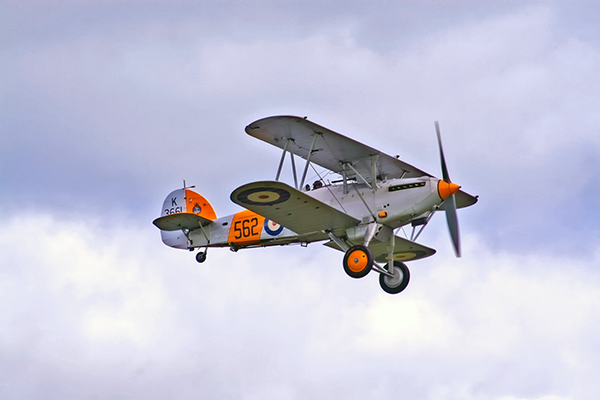
//> input picture opencv_ex/data/airplane.bmp, 600 x 400 px
$ ./22_mask   (built with g++ and OpenCV 4)
//> lines starting //> are read from the running program, lines starting //| are printed output that depends on the picture; after the words box and inside, x2 and y2 are one past the last pixel; in counts of white or black regions, pixels touching at a corner belong together
### opencv_ex/part2/colors.hpp
#pragma once
#include <opencv2/opencv.hpp>

namespace Color{
    inline const cv::Scalar Black(0,0,0);
    inline const cv::Scalar White(255,255,255);

    inline const cv::Scalar Red(0,0,255);
    inline const cv::Scalar Green{0, 255, 0};
    inline const cv::Scalar Blue{255, 0, 0};

    inline const cv::Scalar Yellow{0, 255, 255};
    inline const cv::Scalar Cyan{255, 255, 0};
    inline const cv::Scalar Magenta{255, 0, 255};

    inline const cv::Scalar Gray{128, 128, 128};
    inline const cv::Scalar Orange{0, 165, 255};
    inline const cv::Scalar Purple{128, 0, 128};
    inline const cv::Scalar Pink{255, 167, 167};


}

### opencv_ex/part2/22_mask.cpp
#include "colors.hpp"
#include <iostream>
#include <opencv2/opencv.hpp>

using namespace std;
using namespace cv;

int main()
{
    const String folderPath = "/home/dog0/2026/2026-python/opencv_ex/data/";
    // [6 lines of commented-out code are left out]

    Mat airplane = imread(folderPath + "airplane.bmp");
//> airplane is the input picture: 400 rows x 600 cols, CV_8UC3; mean B, G, R 217.1, 197.6, 196.8
    Mat maskAirPlane = imread(folderPath + "mask_plane.bmp", IMREAD_GRAYSCALE);
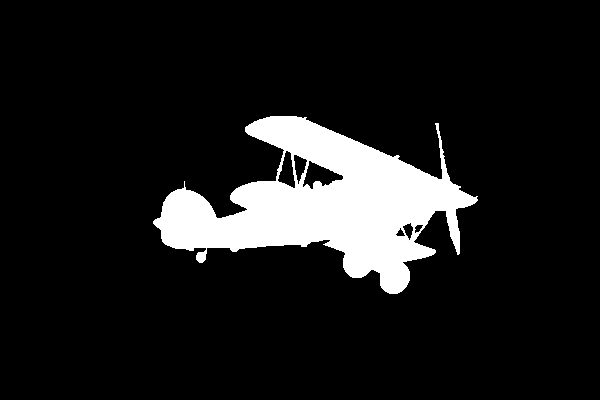
//> input picture opencv_ex/data/mask_plane.bmp, 600 x 400 px
//> maskAirPlane: 400 rows x 600 cols, CV_8UC1; 10.8% white; 1 white region, box (x1, y1, x2, y2) and area: (153, 116, 478, 294) 25896
    Mat sky = imread(folderPath + "field.bmp");
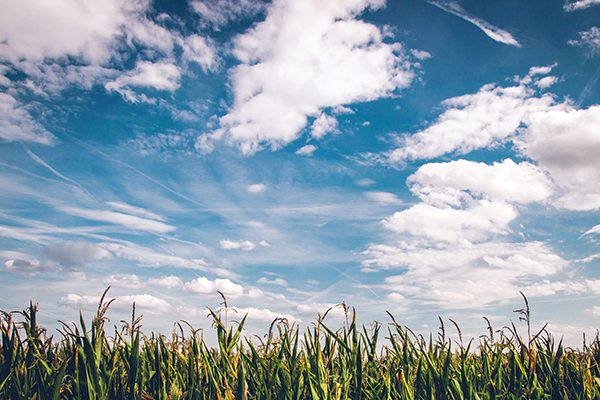
//> input picture opencv_ex/data/field.bmp, 600 x 400 px
//> sky is the input picture: 400 rows x 600 cols, CV_8UC3; mean B, G, R 173.2, 160.3, 141.8

    resize(airplane, airplane, Size(), 0.5, 0.5, INTER_AREA);
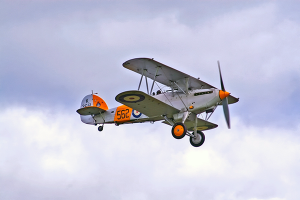
//> airplane: 200 rows x 300 cols, CV_8UC3; mean B, G, R 217.3, 197.8, 197
    resize(maskAirPlane, maskAirPlane, Size(), 0.5, 0.5, INTER_NEAREST);
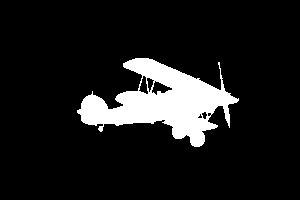
//> maskAirPlane: 200 rows x 300 cols, CV_8UC1; 10.8% white; 1 white region, box (x1, y1, x2, y2) and area: (77, 58, 239, 147) 6467

    int x = 0;
    int y = 0;
    int dx = 5;

    while(true){
        x += dx;
        Mat frame = sky.clone();
        Rect roiRect(x, y, airplane.cols, airplane.rows);
//> roiRect = Rect(5, 0, 300, 200)

        Mat roi = frame(roiRect);
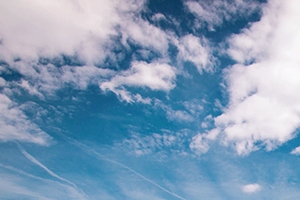
//> roi: 200 rows x 300 cols, CV_8UC3; mean B, G, R 184.1, 156.8, 128.1
        airplane.copyTo(roi, maskAirPlane);
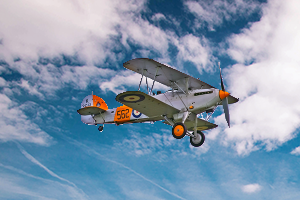
//> roi: 200 rows x 300 cols, CV_8UC3; 10.78% of pixels changed, all inside (x1, y1, x2, y2) = (77, 58, 239, 147)
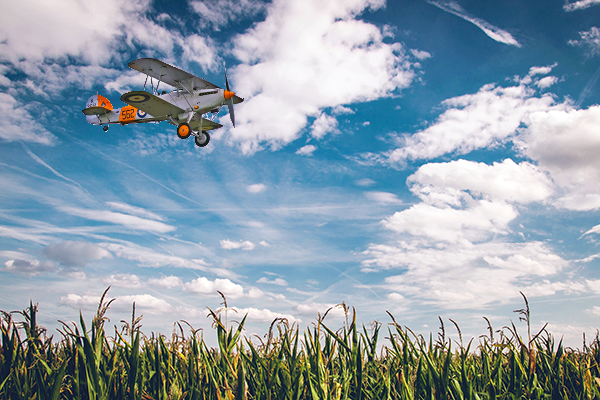
//> frame: 400 rows x 600 cols, CV_8UC3; 2.69% of pixels changed, all inside (x1, y1, x2, y2) = (82, 58, 244, 147)
        imshow("sky", frame);
        if(waitKey(30) == 27)
//> the Esc key is pressed
            break;

        if ( x <= 0 || x + airplane.cols >= sky.cols)
        {
            dx = -dx;
            flip(airplane, airplane, 1);
            flip(maskAirPlane, maskAirPlane, 1);
        }
    }

    // airplane.copyTo(sky, maskAirPlane);
    // imshow("sky", sky);
    // waitKey();
    destroyAllWindows();
    return 0;
}
